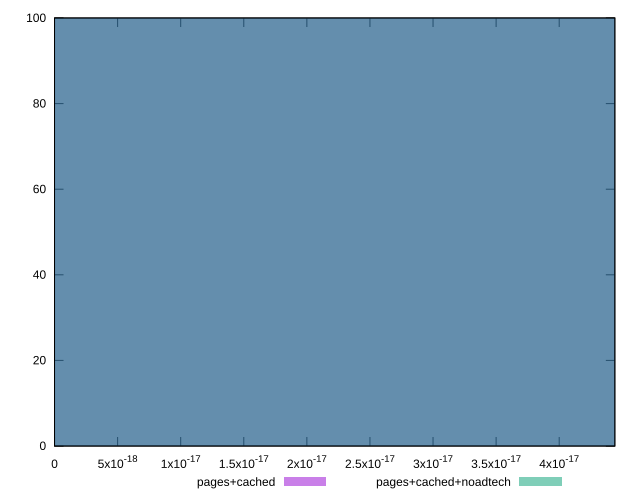

Write gnuplot code to recreate this figure.
reset

$pagesCached <<EOF
0 100
EOF

$pagesCachedNoadtech <<EOF
0 100
EOF

set key outside below
set boxwidth 1e-12
set xrange [0:4.4408920985006264e-17]
set yrange [0:100]
set trange [0:100]
set style fill transparent solid 0.5 noborder
set terminal svg size 640, 500 enhanced background rgb 'white'
set output "report_00012_2021-02-09T11:01:39.952Z/meta/score-difference/comparison/histogram/1_vs_2.svg"

plot $pagesCached title "pages+cached" with boxes, \
     $pagesCachedNoadtech title "pages+cached+noadtech" with boxes

reset
